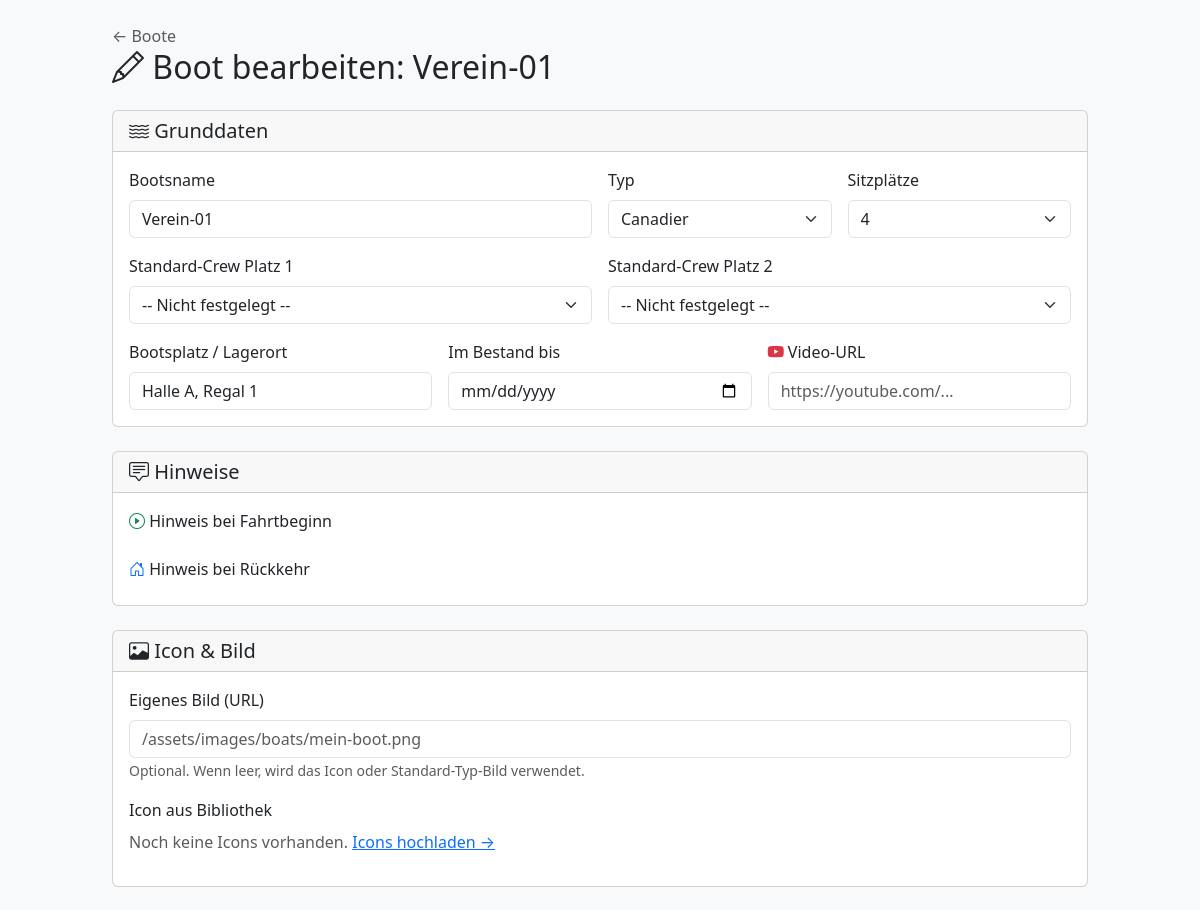
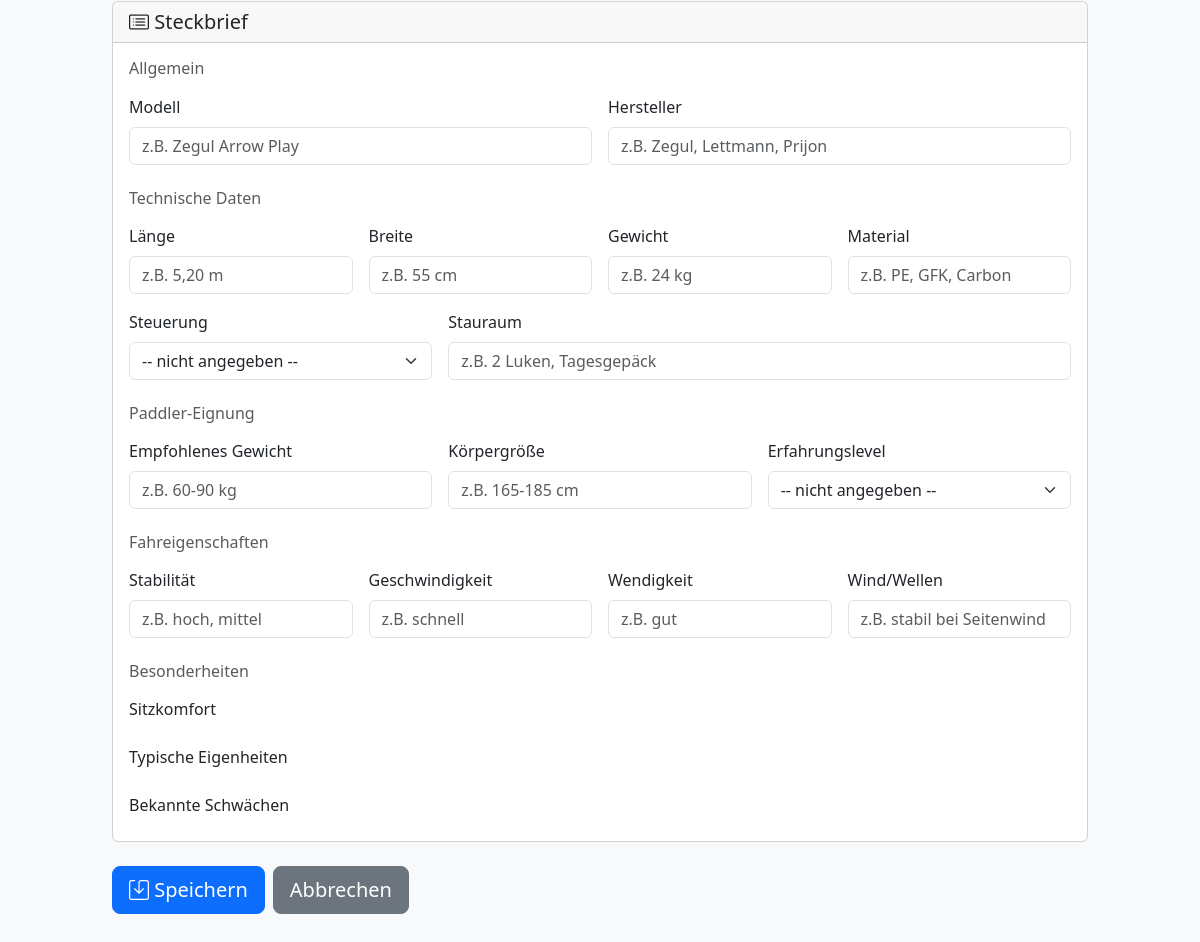
Page /admin/boat-edit.php?id=1 (signed in) on the committed database (2 pictures, top to bottom).
### tables this page shows
CREATE TABLE IF NOT EXISTS boats (
    id INT AUTO_INCREMENT PRIMARY KEY,
    boat_name VARCHAR(100) NOT NULL UNIQUE,
    boat_type ENUM('Seekajak', 'Tourenkajak', 'Freizeitkajak', 'Rennkajak', 'Surf Ski', 'Faltboot', 'Modul-Kajak', 'Packraft', 'Canadier', 'Wildwasser Kajak', 'Wildwasser-Canadier', 'Outrigger', 'SUP', 'Anhänger') NOT NULL,
    seats INT NOT NULL CHECK (seats >= 1 AND seats <= 10),
    default_crew_1 INT NULL COMMENT 'Standard-Mannschaft Platz 1',
    default_crew_2 INT NULL COMMENT 'Standard-Mannschaft Platz 2',
    valid_until DATE NULL COMMENT 'Boot im Bestand bis (NULL = unbegrenzt)',
    storage_location VARCHAR(255) NULL COMMENT 'Bootsplatz/Lagerort',
    note_start TEXT NULL COMMENT 'Hinweis bei Fahrtbeginn',
    note_end TEXT NULL COMMENT 'Hinweis bei Rückkehr',
    video_url VARCHAR(500) NULL COMMENT 'YouTube-Anleitungsvideo URL',
    boat_image VARCHAR(500) NULL COMMENT 'URL zum eigenen Boot-Bild (relativ oder absolut)',
    boat_icon_id INT NULL COMMENT 'Referenz auf boat_icons (eigenes Icon)',
    boat_details JSON NULL COMMENT 'Boot-Steckbrief als JSON (Modell, Hersteller, Technik, Eignung, etc.)',
    created_at TIMESTAMP DEFAULT CURRENT_TIMESTAMP,
    updated_at TIMESTAMP DEFAULT CURRENT_TIMESTAMP ON UPDATE CURRENT_TIMESTAMP,
    FOREIGN KEY (default_crew_1) REFERENCES members(id) ON DELETE SET NULL,
    FOREIGN KEY (default_crew_2) REFERENCES members(id) ON DELETE SET NULL,
    FOREIGN KEY (boat_icon_id) REFERENCES boat_icons(id) ON DELETE SET NULL,
    INDEX idx_boat_name (boat_name),
    INDEX idx_boat_type (boat_type),
    INDEX idx_valid_until (valid_until)
);

### includes/functions.php (called while the page is built, shortened)
<?php
function e($string) {
    return htmlspecialchars($string ?? '', ENT_QUOTES, 'UTF-8');
}

### admin/boat-edit.php (the view, shortened to what this page needs)
<?php
require_once __DIR__ . '/../includes/functions.php';
$db = Database::getInstance()->getConnection();
$boatId = isset($_GET['id']) ? (int)$_GET['id'] : null;
$isNew = !$boatId;
$boat = null;
$icons = $db->query("SELECT * FROM boat_icons ORDER BY category ASC, name ASC")->fetchAll();
if ($boatId) {
    $stmt = $db->prepare("SELECT * FROM boats WHERE id = ?");
    $stmt->execute([$boatId]);
    $boat = $stmt->fetch();
}
$details = [];
$pageTitle = $isNew ? 'Neues Boot' : 'Boot bearbeiten: ' . ($boat['boat_name'] ?? '');
?>
<!DOCTYPE html>
<html lang="de">
<head>
    <link href="https://cdn.jsdelivr.net/npm/bootstrap@5.3.0/dist/css/bootstrap.min.css" rel="stylesheet">
    <link href="https://cdn.jsdelivr.net/npm/bootstrap-icons@1.11.0/font/bootstrap-icons.css" rel="stylesheet">
    <link href="https://cdn.jsdelivr.net/npm/quill@2.0.2/dist/quill.snow.css" rel="stylesheet">
</head>
<body class="bg-light">
    <div class="container py-4" style="max-width: 1000px;">
        <div class="d-flex justify-content-between align-items-center mb-4">
            <div>
                <a href="/admin/boats.php" class="text-decoration-none text-muted">← Boote</a>
                <h2 class="mb-0">
                    <i class="bi bi-<?php echo $isNew ? 'plus-circle' : 'pencil'; ?>"></i>
                    <?php echo e($pageTitle); ?>
                </h2>
            </div>
        </div>
        <form method="POST">
            <div class="card mb-4">
                <div class="card-header"><h5 class="mb-0"><i class="bi bi-water"></i> Grunddaten</h5></div>
                <div class="card-body">
                    <div class="row g-3">
                        <div class="col-md-6">
                            <label class="form-label required">Bootsname</label>
                            <input type="text" class="form-control" name="boat_name" required
                                   value="<?php echo $boat ? e($boat['boat_name']) : ''; ?>">
                        </div>
                        <div class="col-md-3">
                            <label class="form-label required">Typ</label>
                            <select class="form-select" name="boat_type" required>
                                <?php foreach (['Seekajak', 'Tourenkajak', 'Freizeitkajak', 'Rennkajak', 'Surf Ski', 'Faltboot', 'Modul-Kajak', 'Packraft', 'Canadier', 'Wildwasser Kajak', 'Wildwasser-Canadier', 'Outrigger', 'SUP', 'Anhänger'] as $type): ?>
                                    <option value="<?php echo $type; ?>" <?php echo ($boat && $boat['boat_type'] === $type) ? 'selected' : ''; ?>>
                                        <?php echo $type; ?>
                                    </option>
                                <?php endforeach; ?>
                            </select>
                        </div>
                        <div class="col-md-3">
                            <label class="form-label required">Sitzplätze</label>
                            <select class="form-select" name="seats" id="boat_seats">
                                <?php for ($i = 1; $i <= 10; $i++): ?>
                                    <option value="<?php echo $i; ?>" <?php echo ($boat && $boat['seats'] == $i) ? 'selected' : ''; ?>>
                                        <?php echo $i; ?>
                                    </option>
                                <?php endfor; ?>
                            </select>
                        </div>
                        <div class="col-md-6">
                            <label class="form-label">Standard-Crew Platz 1</label>
                            <select class="form-select" name="default_crew_1">
                                <option value="">-- Nicht festgelegt --</option>
                            </select>
                        </div>
                        <div class="col-md-6" id="crew_2_container">
                            <label class="form-label">Standard-Crew Platz 2</label>
                            <select class="form-select" name="default_crew_2">
                                <option value="">-- Nicht festgelegt --</option>
                            </select>
                        </div>
                        <div class="col-md-4">
                            <label class="form-label">Bootsplatz / Lagerort</label>
                            <input type="text" class="form-control" name="storage_location"
                                   value="<?php echo $boat ? e($boat['storage_location'] ?? '') : ''; ?>"
                                   placeholder="z.B. Halle 1, Platz A3">
                        </div>
                        <div class="col-md-4">
                            <label class="form-label">Im Bestand bis</label>
                            <input type="date" class="form-control" name="valid_until"
                                   value="<?php echo $boat ? e($boat['valid_until'] ?? '') : ''; ?>">
                        </div>
                        <div class="col-md-4">
                            <label class="form-label"><i class="bi bi-youtube text-danger"></i> Video-URL</label>
                            <input type="url" class="form-control" name="video_url"
                                   value="<?php echo $boat ? e($boat['video_url'] ?? '') : ''; ?>"
                                   placeholder="https://youtube.com/...">
                        </div>
                    </div>
                </div>
            </div>
            <div class="card mb-4">
                <div class="card-header"><h5 class="mb-0"><i class="bi bi-chat-square-text"></i> Hinweise</h5></div>
                <div class="card-body">
                    <div class="row g-3">
                        <div class="col-12">
                            <label class="form-label"><i class="bi bi-play-circle text-success"></i> Hinweis bei Fahrtbeginn</label>
                        </div>
                        <div class="col-12">
                            <label class="form-label"><i class="bi bi-house-door text-primary"></i> Hinweis bei Rückkehr</label>
                        </div>
                    </div>
                </div>
            </div>
            <div class="card mb-4">
                <div class="card-header"><h5 class="mb-0"><i class="bi bi-image"></i> Icon & Bild</h5></div>
                <div class="card-body">
                    <div class="mb-3">
                        <label class="form-label">Eigenes Bild (URL)</label>
                        <input type="text" class="form-control" name="boat_image"
                               value="<?php echo $boat ? e($boat['boat_image'] ?? '') : ''; ?>"
                               placeholder="/assets/images/boats/mein-boot.png">
                        <small class="form-text text-muted">Optional. Wenn leer, wird das Icon oder Standard-Typ-Bild verwendet.</small>
                    </div>
                    <label class="form-label">Icon aus Bibliothek</label>
                    <?php if (empty($icons)): ?>
                        <p class="text-muted">Noch keine Icons vorhanden. <a href="/admin/boat-icons.php">Icons hochladen →</a></p>
                    <?php endif; ?>
                </div>
            </div>
            <div class="card mb-4">
                <div class="card-header"><h5 class="mb-0"><i class="bi bi-card-list"></i> Steckbrief</h5></div>
                <div class="card-body">
                    <h6 class="text-muted mb-3">Allgemein</h6>
                    <div class="row g-3 mb-4">
                        <div class="col-md-6">
                            <label class="form-label">Modell</label>
                            <input type="text" class="form-control" name="detail_modell"
                                   value="<?php echo e($details['modell'] ?? ''); ?>" placeholder="z.B. Zegul Arrow Play">
                        </div>
                        <div class="col-md-6">
                            <label class="form-label">Hersteller</label>
                            <input type="text" class="form-control" name="detail_hersteller"
                                   value="<?php echo e($details['hersteller'] ?? ''); ?>" placeholder="z.B. Zegul, Lettmann, Prijon">
                        </div>
                    </div>
                    <h6 class="text-muted mb-3">Technische Daten</h6>
                    <div class="row g-3 mb-4">
                        <div class="col-md-3">
                            <label class="form-label">Länge</label>
                            <input type="text" class="form-control" name="detail_laenge"
                                   value="<?php echo e($details['laenge'] ?? ''); ?>" placeholder="z.B. 5,20 m">
                        </div>
                        <div class="col-md-3">
                            <label class="form-label">Breite</label>
                            <input type="text" class="form-control" name="detail_breite"
                                   value="<?php echo e($details['breite'] ?? ''); ?>" placeholder="z.B. 55 cm">
                        </div>
                        <div class="col-md-3">
                            <label class="form-label">Gewicht</label>
                            <input type="text" class="form-control" name="detail_gewicht"
                                   value="<?php echo e($details['gewicht'] ?? ''); ?>" placeholder="z.B. 24 kg">
                        </div>
                        <div class="col-md-3">
                            <label class="form-label">Material</label>
                            <input type="text" class="form-control" name="detail_material"
                                   value="<?php echo e($details['material'] ?? ''); ?>" placeholder="z.B. PE, GFK, Carbon">
                        </div>
                        <div class="col-md-4">
                            <label class="form-label">Steuerung</label>
                            <select class="form-select" name="detail_steuerung">
                                <option value="">-- nicht angegeben --</option>
                            </select>
                        </div>
                        <div class="col-md-8">
                            <label class="form-label">Stauraum</label>
                            <input type="text" class="form-control" name="detail_stauraum"
                                   value="<?php echo e($details['stauraum'] ?? ''); ?>" placeholder="z.B. 2 Luken, Tagesgepäck">
                        </div>
                    </div>
                    <h6 class="text-muted mb-3">Paddler-Eignung</h6>
                    <div class="row g-3 mb-4">
                        <div class="col-md-4">
                            <label class="form-label">Empfohlenes Gewicht</label>
                            <input type="text" class="form-control" name="detail_empfohlenes_gewicht"
                                   value="<?php echo e($details['empfohlenes_gewicht'] ?? ''); ?>" placeholder="z.B. 60-90 kg">
                        </div>
                        <div class="col-md-4">
                            <label class="form-label">Körpergröße</label>
                            <input type="text" class="form-control" name="detail_koerpergroesse"
                                   value="<?php echo e($details['koerpergroesse'] ?? ''); ?>" placeholder="z.B. 165-185 cm">
                        </div>
                        <div class="col-md-4">
                            <label class="form-label">Erfahrungslevel</label>
                            <select class="form-select" name="detail_erfahrungslevel">
                                <option value="">-- nicht angegeben --</option>
                            </select>
                        </div>
                    </div>
                    <h6 class="text-muted mb-3">Fahreigenschaften</h6>
                    <div class="row g-3 mb-4">
                        <div class="col-md-3">
                            <label class="form-label">Stabilität</label>
                            <input type="text" class="form-control" name="detail_stabilitaet"
                                   value="<?php echo e($details['stabilitaet'] ?? ''); ?>" placeholder="z.B. hoch, mittel">
                        </div>
                        <div class="col-md-3">
                            <label class="form-label">Geschwindigkeit</label>
                            <input type="text" class="form-control" name="detail_geschwindigkeit"
                                   value="<?php echo e($details['geschwindigkeit'] ?? ''); ?>" placeholder="z.B. schnell">
                        </div>
                        <div class="col-md-3">
                            <label class="form-label">Wendigkeit</label>
                            <input type="text" class="form-control" name="detail_wendigkeit"
                                   value="<?php echo e($details['wendigkeit'] ?? ''); ?>" placeholder="z.B. gut">
                        </div>
                        <div class="col-md-3">
                            <label class="form-label">Wind/Wellen</label>
                            <input type="text" class="form-control" name="detail_wind_wellen"
                                   value="<?php echo e($details['wind_wellen'] ?? ''); ?>" placeholder="z.B. stabil bei Seitenwind">
                        </div>
                    </div>
                    <h6 class="text-muted mb-3">Besonderheiten</h6>
                    <div class="row g-3">
                        <div class="col-12">
                            <label class="form-label">Sitzkomfort</label>
                        </div>
                        <div class="col-12">
                            <label class="form-label">Typische Eigenheiten</label>
                        </div>
                        <div class="col-12">
                            <label class="form-label">Bekannte Schwächen</label>
                        </div>
                    </div>
                </div>
            </div>
            <div class="d-flex gap-2 mb-4">
                <button type="submit" class="btn btn-primary btn-lg">
                    <i class="bi bi-save"></i> Speichern
                </button>
                <a href="/admin/boats.php" class="btn btn-secondary btn-lg">Abbrechen</a>
            </div>
        </form>
    </div>
</body>
</html>

### rows in the picture
boats: boat_name "Boot bearbeiten: Verein-01", boat_name "Verein-01", boat_type "Canadier", seats "4", storage_location "Halle A, Regal 1"
